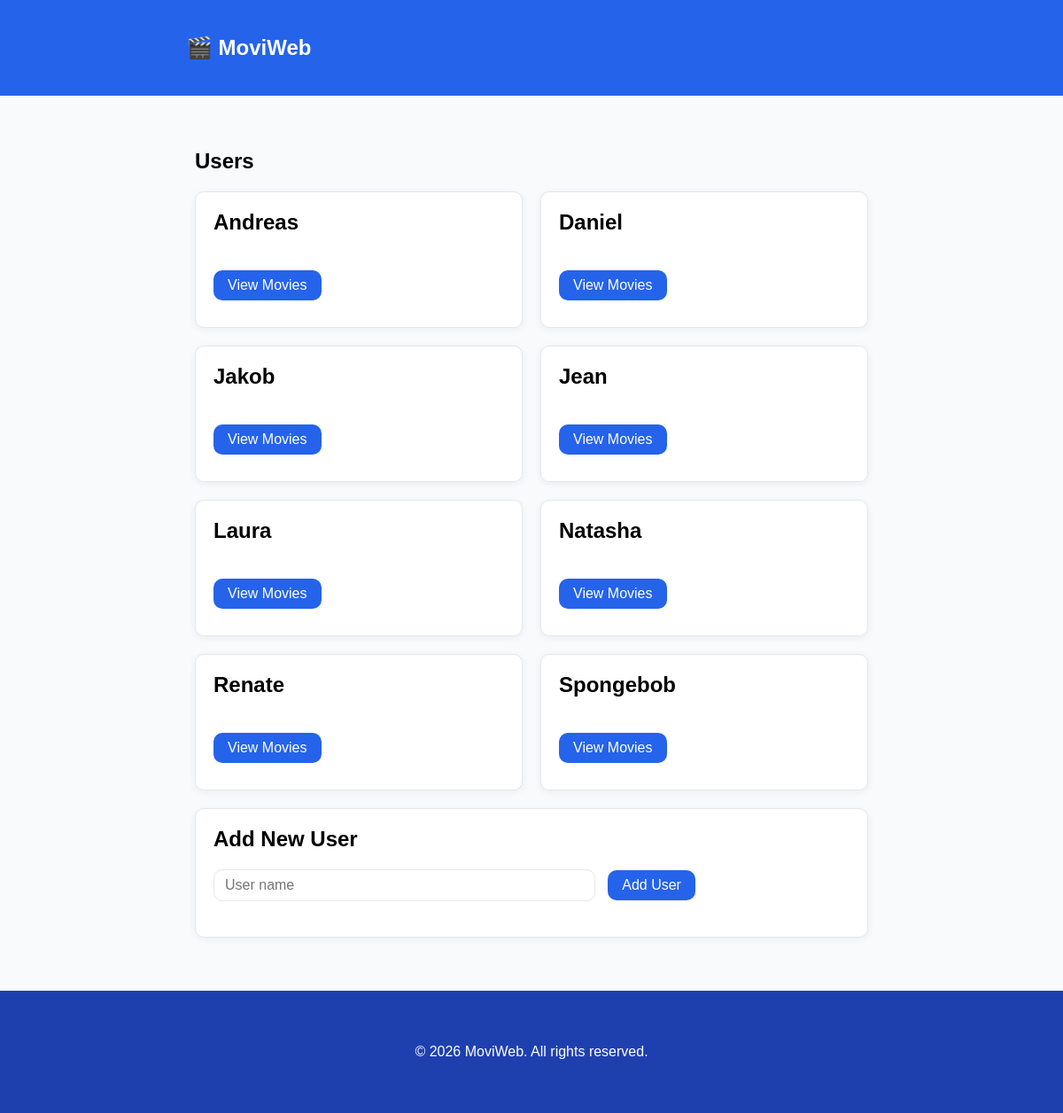
The page / on the database its author committed.
### models.py (models this page shows, shortened)
class User(db.Model):
    id = db.Column(db.Integer, primary_key=True)
    name = db.Column(db.String(300), nullable=False)
    movies = db.relationship("Movie", back_populates="user")

### app.py (the view)
@app.route('/')
def home():
    return list_users()

### app.py (called while the page is built)
@app.route('/users', methods=['GET'])
def list_users():
    users = dm.get_users()
    return render_template('index.html', users=users)

### data_manager.py (called while the page is built)
    def get_users(self):
        users = db.session.execute(db.select(User).order_by(User.name)).scalars().all()
        return users

### templates/index.html
{% extends 'base.html' %}
{% block content %}
<section class="card-list user-list">
  <h1>Users</h1>
  <ul>
    {% for user in users %}
    <li class="card">
      <h2>{{ user.name }}</h2>
      <a
          class="btn"
          href="{{ url_for('get_movies', user_id=user.id) }}"
      >
        View Movies
      </a>
    </li>
    {% endfor %}
  </ul>
</section>
<section class="user-form card">
  <h2><label for="name">Add New User</label></h2>
  <form action="{{ url_for('create_user') }}" method="POST">
    <input required type="text" id="name" name="name" placeholder="User name"/>
    <input class="btn" type="submit" value="Add User"/>
  </form>
</section>
{% endblock %}

### static/style.css (style rules this page uses)
:root { --primary: #2563EB; --primary-dark: #1E40AF; --bg: #F8FAFC; --border: #E5E7EB; --text: #1E392B; --white: #FFFFFF; --danger: #EF4444; --radius: 10px; --shadow: 0 2px 8px #1E392B0F; }
* { padding: 0; margin: 0; box-sizing: border-box; }
body { font-family: Arial, sans-serif; background-color: var(--bg); min-height: 100vh; display: flex; flex-direction: column; justify-content: space-between; }
ul, li { list-style: none; }
a { color: var(--primary); }
h1, h2 { margin-bottom: 20px; }
.card-list ul { display: flex; flex-direction: row; flex-wrap: wrap; gap: 20px; }
.card { background-color: var(--white); border: 1px solid var(--border); box-shadow: var(--shadow); border-radius: var(--radius); padding: 20px 20px 30px 20px; }
.btn { color: var(--white); background-color: var(--primary); padding: 8px 16px; border-radius: var(--radius); text-decoration: none; width: fit-content; border: none; font-size: 16px; transition: 0.3s; cursor: pointer; }
input[type="text"], input[type="number"] { padding: 8px 12px; border-radius: var(--radius); border: 1px solid var(--border); font-size: 16px; outline: none; width: 60%; margin-right: 10px; margin-bottom: 10px; }
.user-list .card { display: flex; flex-direction: column; gap: 20px; flex: 250px; }

### rows shown on the page
User: name "Andreas"
User: name "Daniel"
User: name "Jakob"
User: name "Jean"
User: name "Laura"
User: name "Natasha"
User: name "Renate"
User: name "Spongebob"
